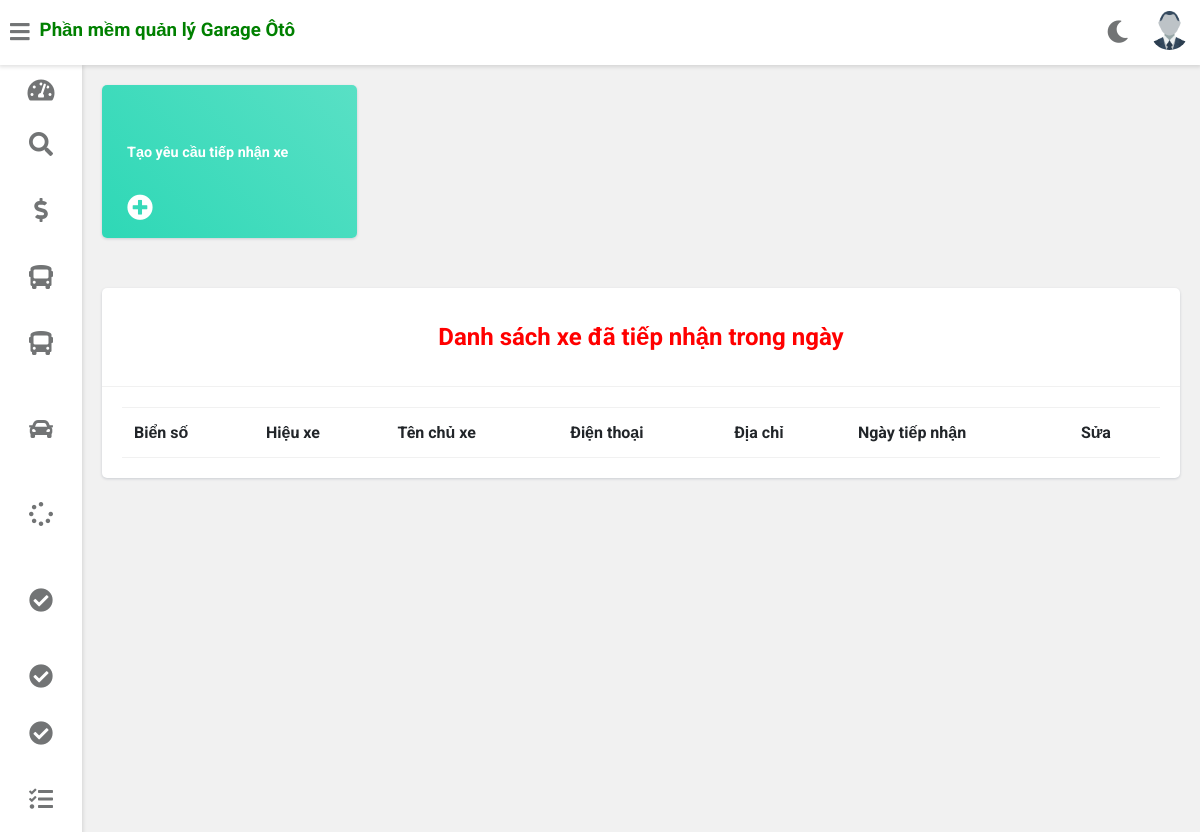
/tom/request (signed in), run on an earlier commit of the app's database.
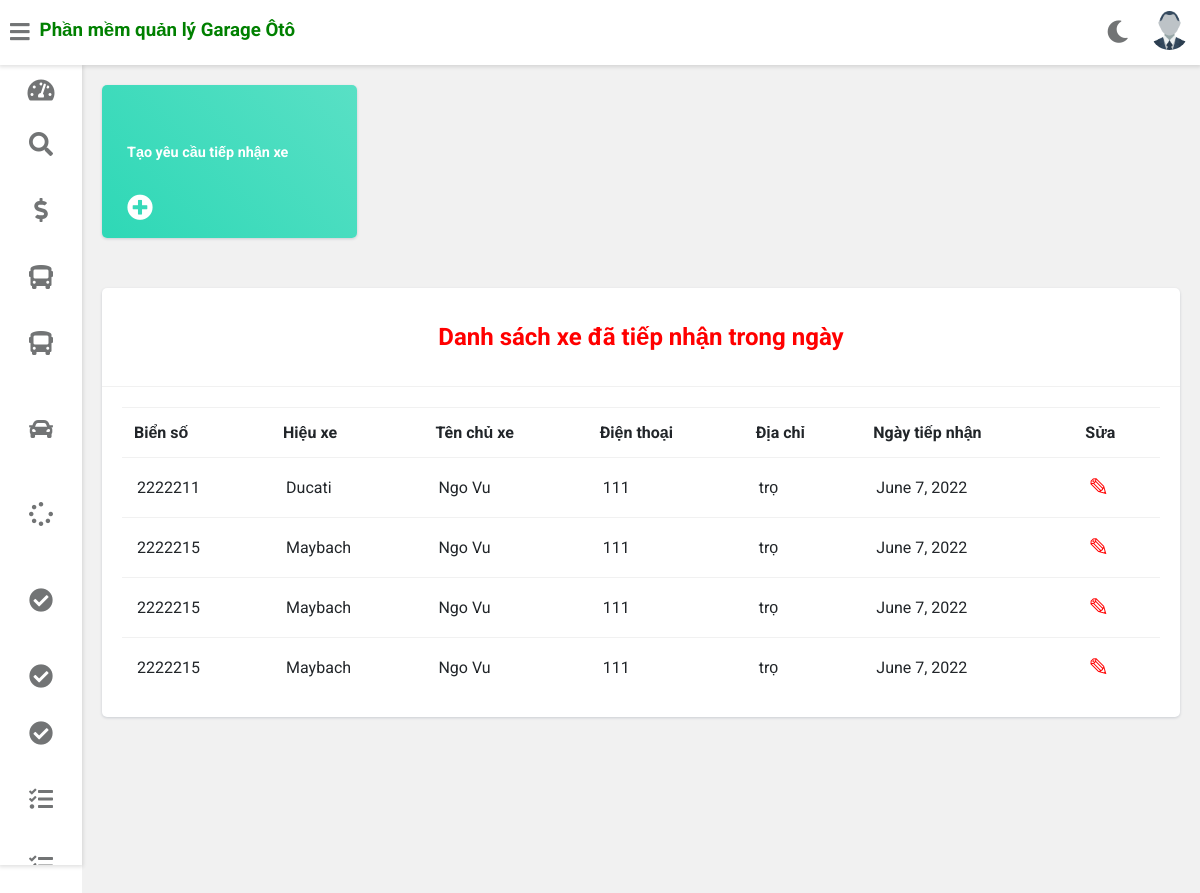
And on a later commit of the database.
### gara/models.py (models this page shows, shortened)
class PhieuTiepNhan(models.Model):
    maphieutiepnhan = models.AutoField(primary_key=True)
    tenchuxe = models.CharField(max_length=40,null=False)
    bienso = models.PositiveIntegerField(null=False)
    diachi = models.CharField(max_length=100,null=False)
    hieuxe = models.ForeignKey(HieuXe, on_delete=models.DO_NOTHING)
    dienthoai =  models.PositiveIntegerField(null=False)
    date=models.DateField(auto_now=True)

class HieuXe(models.Model):
    mahieuxe=models.AutoField(primary_key=True)
    tenhieuxe=models.CharField(max_length=30, unique=True)
    def __str__(self):
        return self.tenhieuxe

### gara/views.py (the view)
# urls.py: path('<username>/request',views.view_request,name='view-request'),
@login_required(login_url="/login")
def view_request(request, username):
    staff = Staff.objects.get(username=username)
    picture = '../' + staff.profile_pic.url
    enquiry=PhieuTiepNhan.objects.all().filter(date=date.today())
    return render(request,'gara/view_request.html', {'enquiries': enquiry, 'customer': staff, "picture": picture})

### templates/gara/view_request.html (shortened to what this page needs)
{% extends 'gara/customerbase.html' %}
{% block content %}
	<div class="wrapper">
		<div style="margin-left:0px;" class="container">
			<div class="row">
			  <div class="col-md-4 col-xl-3">
				<div class="card bg-c-green order-card">
					<div class="card-block">
					  <a href="../{{customer.username}}/add_request">
						<h6 class="m-b-20">Tạo yêu cầu tiếp nhận xe</h6>
					  </a>
					  <h2 class="text-right"><i class="fas fa-plus-circle f-left"></i></h2>
					  <br>
					</div>
				  </div>
			  </div>
			</div>
		</div>
		<div class="row">
			<div class="col-12 col-m-12 col-sm-12">
				<div class="card">
					<div class="card-header">
						<h2 style="color:red; text-align:center" >Danh sách xe đã tiếp nhận trong ngày</h2>
					</div>
					<div class="card-content">
						<table>
							<thead>
								<tr>
								<th>Biển số</th>
								<th>Hiệu xe</th>
								<th>Tên chủ xe</th>
								<th>Điện thoại</th>
								<th>Địa chỉ</th>
								<th>Ngày tiếp nhận</th>
                <th>Sửa</th>
								</tr>
							</thead>
							<tbody>
                {% for enq in enquiries %}
                <tr>
                  <td>{{enq.bienso}}</td>
                  <td>{{enq.hieuxe}}</td>
                  <td>{{enq.tenchuxe}}</td>
                  <td>{{enq.dienthoai}}</td>
                  <td>{{enq.diachi}}</td>
                  <td>{{enq.date}}</td>
                  <td><a  style="color:red; text-decoration:none;font-size:25px;" href="{% url 'gara:update_request' username=customer.username pk=enq.maphieutiepnhan %}">&#9998;</a></td>
                </tr>
                {% endfor %}
							</tbody>
						</table>
					</div>
				</div>
			</div>
		</div>
<br><br><br><br><br><br><br><br><br><br><br><br><br><br><br><br>
	</div>
{% endblock content %}

### templates/gara/customerbase.html (shortened to what this page needs)
<!DOCTYPE html>
{% load static %}
<html>
<head>
	<link rel="stylesheet" type="text/css" href="https://cdnjs.cloudflare.com/ajax/libs/Chart.js/2.9.3/Chart.min.css">
	<link rel="stylesheet" type="text/css" href="{% static 'fontawesomefree/css/all.min.css' %}">
	<link rel="stylesheet" type="text/css" href="{% static 'style.css' %}">
</head>
<body class="overlay-scrollbar">
	<div class="navbar">
		<ul class="navbar-nav">
			<li class="nav-item">
				<a class="nav-link">
					<i class="fas fa-bars" onclick="collapseSidebar()"></i>
				</a>
			</li>
			<li class="nav-item">
			<a style="color:green";href="/customer-dashboard"><h3>Phần mềm quản lý Garage Ôtô</h3></a>
			</li>
		</ul>
		<ul class="navbar-nav nav-right">
			<li class="nav-item mode">
				<a class="nav-link" onclick="switchTheme()">
					<i class="fas fa-moon dark-icon"></i>
				</a>
			</li>
			<li class="nav-item avt-wrapper">
				<div class="avt dropdown">
					<img src="{{ picture }} " alt="User image" class="dropdown-toggle" data-toggle="user-menu">
				</div>
			</li>
		</ul>
	</div>
	<div class="sidebar">
		<ul class="sidebar-nav">
			<li class="sidebar-nav-item">
				<a href="/dashboard/{{customer.username}}" class="sidebar-nav-link">
					<div>
						<i class="fas fa-tachometer-alt"></i>
					</div>
				</a>
			</li>
			<li  class="sidebar-nav-item">
				<a href="/{{customer.username}}/get_bd" class="sidebar-nav-link">
					<div>
						<i class="fas fa-search"></i>
					</div>
				</a>
			</li>
			<li  class="sidebar-nav-item">
				<a href="/{{customer.username}}/nhap_biensothutien" class="sidebar-nav-link">
					<div>
					<i class="fas fa-dollar-sign"></i>
					</div>
				</a>
			</li>
			<li  class="sidebar-nav-item">
				<a href="/{{customer.username}}/request" class="sidebar-nav-link">
					<div>
						<i class="fas fa-bus"></i>
					</div>
				</a>
			</li>
			<li  class="sidebar-nav-item">
				<a href="/{{customer.username}}/nhap_biensosua" class="sidebar-nav-link">
					<div>
						<i class="fas fa-bus"></i>
					</div>
				</a>
			</li>
			<li  class="sidebar-nav-item">
				<a href="/create_new_staff" class="sidebar-nav-link">
					<div>
						<i class="fas fa-car"></i>
					</div>
				</a>
			</li>
			<li  class="sidebar-nav-item">
				<a href="/{{customer.username}}/thamso" class="sidebar-nav-link">
					<div>
						<i class="fas fa-spinner"></i>
					</div>
				</a>
			</li>
			<li  class="sidebar-nav-item">
				<a href="/{{customer.username}}/nhap_vtpt" class="sidebar-nav-link">
					<div>
						<i class="fas fa-check-circle"></i>
					</div>
				</a>
			</li>
			<li  class="sidebar-nav-item">
				<a href="/{{customer.username}}/nhap_hieuxe" class="sidebar-nav-link">
					<div>
						<i class="fas fa-check-circle"></i>
					</div>
				</a>
			</li>
			<li  class="sidebar-nav-item">
				<a href="/{{customer.username}}/nhap_tiencong" class="sidebar-nav-link">
					<div>
						<i class="fas fa-check-circle"></i>
					</div>
				</a>
			</li>
			<li  class="sidebar-nav-item">
				<a href="/{{customer.username}}/baocaodoanhso" class="sidebar-nav-link">
					<div>
						<i class="fas fa-tasks"></i>
					</div>
				</a>
			</li>
			<li  class="sidebar-nav-item">
				<a href="/{{customer.username}}/baocaoton" class="sidebar-nav-link">
					<div>
						<i class="fas fa-tasks"></i>
					</div>
				</a>
			</li>
		</ul>
	</div>
<div>
	<div class="content">
		{% block content %}
		{% endblock content %}
	</div>
</div>
</body>
</html>

### templates/gara/customerbase.html (style rules this page uses)
a { text-decoration: none; }

### templates/gara/view_request.html (style rules this page uses)
a:link { text-decoration: none; }
h6 { color: white; font-size: 0.90em; }
.order-card { color: #fff; }
.bg-c-green { background: linear-gradient(45deg, #2ed8b6, #59e0c5); }
.card { border-radius: 5px; -webkit-box-shadow: 0 1px 2.94px 0.06px rgba(4, 26, 55, 0.16); box-shadow: 0 1px 2.94px 0.06px rgba(4, 26, 55, 0.16); border: none; margin-bottom: 30px; -webkit-transition: all 0.3s ease-in-out; transition: all 0.3s ease-in-out; }
.card .card-block { padding: 25px; }
.order-card i { font-size: 26px; }
.f-left { float: left; }
h6 { size:20; }

What changed in the data, as far as the page shows it:
added PhieuTiepNhan: bienso "2222211", hieuxe "Ducati", tenchuxe "Ngo Vu", dienthoai "111", diachi "trọ", date "June 7, 2022"
added PhieuTiepNhan: bienso "2222215", hieuxe "Maybach", tenchuxe "Ngo Vu", dienthoai "111", diachi "trọ", date "June 7, 2022"
added PhieuTiepNhan: bienso "2222215", hieuxe "Maybach", tenchuxe "Ngo Vu", dienthoai "111", diachi "trọ", date "June 7, 2022"
added PhieuTiepNhan: bienso "2222215", hieuxe "Maybach", tenchuxe "Ngo Vu", dienthoai "111", diachi "trọ", date "June 7, 2022"
